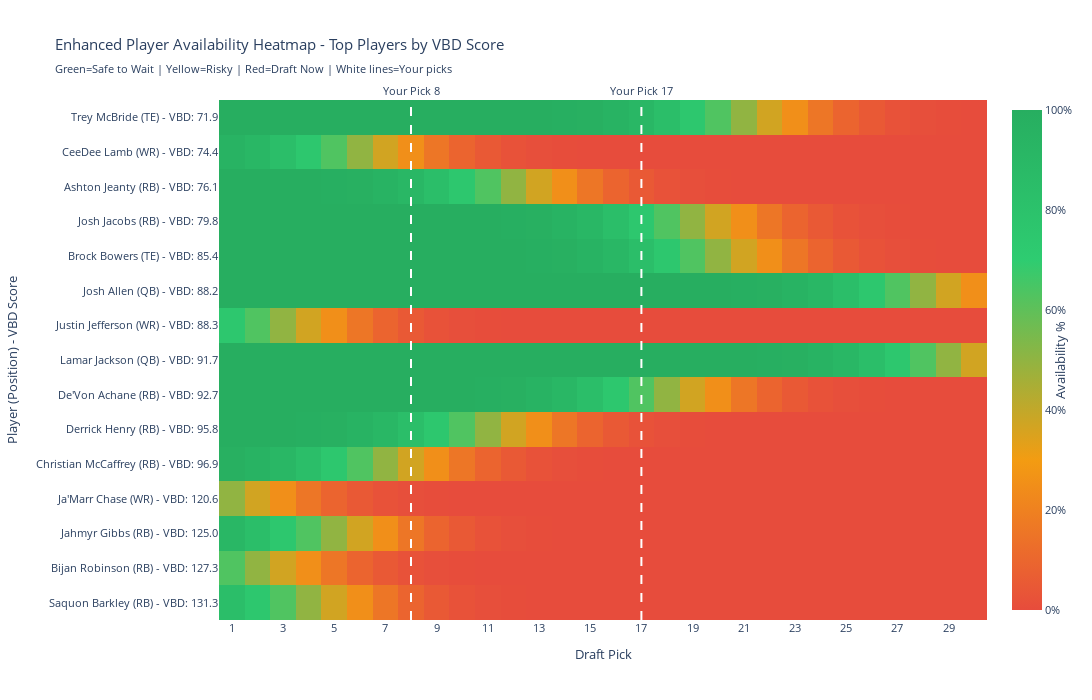
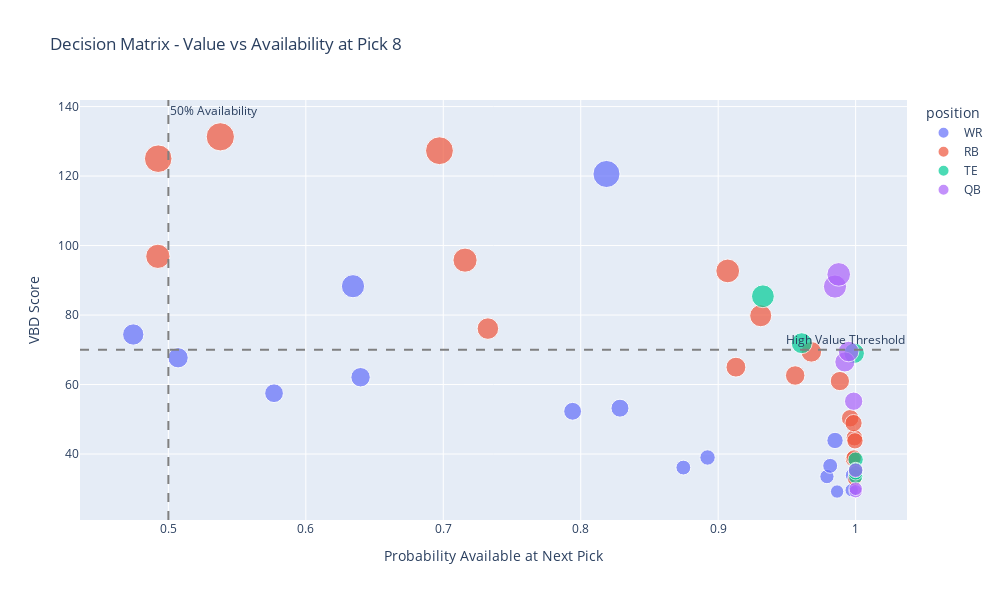

Notebook cell for these charts, in order:
### Code cell
def create_clean_probability_heatmap(enhanced_df, top_n=15, max_pick=30):
    """Create an enhanced heatmap showing availability probabilities across draft picks with user draft positions highlighted"""
    import plotly.graph_objects as go
    import plotly.express as px
    
    # User's draft picks
    user_picks = [8, 17, 32, 41, 56, 65, 80, 89]
    
    # Get top players by VBD score or ranking
    sort_col = 'vbd_score' if 'vbd_score' in enhanced_df.columns else 'salary_value'
    top_players = enhanced_df.nlargest(top_n, sort_col)
    
    # Create probability matrix for picks 1 through max_pick
    picks = list(range(1, max_pick + 1))
    
    # Enhanced player labels with position and VBD score
    player_labels = []
    for _, player in top_players.iterrows():
        position = player.get('position', 'N/A')
        vbd_score = player.get('vbd_score', player.get('salary_value', 0))
        player_name = player['player_name']
        label = f"{player_name} ({position}) - VBD: {vbd_score:.1f}"
        player_labels.append(label)
    
    # Calculate availability probability for each player at each pick
    prob_matrix = []
    hover_text = []
    for i, (_, player) in enumerate(top_players.iterrows()):
        player_rank = player.get('espn_rank', player.get('overall_rank', 1))
        row_probs = []
        row_hover = []
        for pick in picks:
            # Use normal distribution for availability probability
            prob = 1 - stats.norm.cdf(pick, loc=player_rank, scale=3)
            prob = max(0, min(1, prob))
            prob_pct = prob * 100
            row_probs.append(prob_pct)
            
            # Create decision guidance for hover
            if prob > 0.7:
                guidance = "SAFE"
            elif prob > 0.3:
                guidance = "RISKY" 
            else:
                guidance = "DRAFT NOW"
            
            hover_info = f"<b>{player['player_name']}</b><br>Pick {pick}: {prob_pct:.1f}% available<br>{guidance}<extra></extra>"
            row_hover.append(hover_info)
        
        prob_matrix.append(row_probs)
        hover_text.append(row_hover)
    
    # Create heatmap with improved color scheme
    fig = go.Figure(data=go.Heatmap(
        z=prob_matrix,
        x=picks,
        y=player_labels,
        colorscale=[
            [0.0, '#e74c3c'],    # Red for low availability (<30%)
            [0.3, '#f39c12'],    # Yellow for risky (30-70%)
            [0.7, '#2ecc71'],    # Green for safe (>70%)
            [1.0, '#27ae60']     # Dark green for very safe
        ],
        colorbar=dict(
            title=dict(text="Availability %", side="right"),
            tickmode="linear",
            tick0=0,
            dtick=20,
            ticksuffix='%'
        ),
        hovertemplate='%{text}',
        text=hover_text
    ))
    
    # Add vertical lines for user's draft picks
    for pick in user_picks:
        if pick <= max_pick:
            fig.add_vline(
                x=pick,
                line_dash="dash",
                line_color="white",
                line_width=2,
                annotation_text=f"Your Pick {pick}",
                annotation_position="top"
            )
    
    fig.update_layout(
        title="Enhanced Player Availability Heatmap - Top Players by VBD Score<br><sub>Green=Safe to Wait | Yellow=Risky | Red=Draft Now | White lines=Your picks</sub>",
        xaxis_title="Draft Pick",
        yaxis_title="Player (Position) - VBD Score",
        height=700,
        width=1200,
        font=dict(size=11),
        xaxis=dict(
            tickmode='linear',
            tick0=1,
            dtick=2,
            range=[0.5, max_pick + 0.5]
        )
    )
    
    fig.show()
    return fig

def create_decision_matrix(enhanced_df, my_next_pick=8):
    """Create a decision matrix visualization"""
    import plotly.express as px
    
    # Filter to players with meaningful VBD scores
    vbd_col = 'vbd_score' if 'vbd_score' in enhanced_df.columns else 'salary_value'
    prob_col = 'prob_available_at_next' if 'prob_available_at_next' in enhanced_df.columns else 'prob_at_next_pick'
    
    decision_df = enhanced_df[enhanced_df[vbd_col] > 0].copy()
    
    # Create scatter plot
    fig = px.scatter(
        decision_df,
        x=prob_col,
        y=vbd_col,
        color='position',
        size=vbd_col,
        hover_data=['player_name', 'team'],
        title=f"Decision Matrix - Value vs Availability at Pick {my_next_pick}",
        labels={
            prob_col: "Probability Available at Next Pick",
            vbd_col: "VBD Score"
        }
    )
    
    # Add quadrant lines
    fig.add_hline(y=70, line_dash="dash", line_color="gray", annotation_text="High Value Threshold")
    fig.add_vline(x=0.5, line_dash="dash", line_color="gray", annotation_text="50% Availability")
    
    fig.update_layout(height=600, width=1000)
    fig.show()
    return fig

# Create the improved visualizations
try:
    if 'viz_df' in globals() and viz_df is not None:
        print("🎨 CREATING ENHANCED HEATMAP WITH ALL IMPROVEMENTS")
        clean_heatmap = create_clean_probability_heatmap(viz_df, top_n=15, max_pick=30)
        
        print("\n📊 CREATING DECISION MATRIX")
        decision_matrix = create_decision_matrix(viz_df, my_next_pick=8)
        
    else:
        print("❌ ERROR: No visualization data available")
        print("Please run the data setup cells first")
        
except Exception as e:
    print(f"❌ Error creating clean visualizations: {e}")
    print("Please ensure the data preparation cells have been run successfully")

### Figure 1 — Plotly figure (JSON) as saved in the notebook; plotly's stock layout.template omitted (floating-point values rounded to 4 significant figures; data arrays with more than 128 entries replaced by an {"elided": "..."} marker saying what was removed)
{"data": [{"colorbar": {"dtick": 20, "tick0": 0, "tickmode": "linear", "ticksuffix": "%", "title": {"side": "right", "text": "Availability %"}}, "colorscale": [[0, "#e74c3c"], [0.3, "#f39c12"], [0.7, "#2ecc71"], [1, "#27ae60"]], "hovertemplate": "%{text}", "text": {"elided": "15x30 str values"}, "type": "heatmap", "x": [1, 2, 3, 4, 5, 6, 7, 8, 9, 10, 11, 12, 13, 14, 15, 16, 17, 18, 19, 20, 21, 22, 23, 24, 25, 26, 27, 28, 29, 30], "y": ["Saquon Barkley (RB) - VBD: 131.3", "Bijan Robinson (RB) - VBD: 127.3", "Jahmyr Gibbs (RB) - VBD: 125.0", "Ja'Marr Chase (WR) - VBD: 120.6", "Christian McCaffrey (RB) - VBD: 96.9", "Derrick Henry (RB) - VBD: 95.8", "De'Von Achane (RB) - VBD: 92.7", "Lamar Jackson (QB) - VBD: 91.7", "Justin Jefferson (WR) - VBD: 88.3", "Josh Allen (QB) - VBD: 88.2", "Brock Bowers (TE) - VBD: 85.4", "Josh Jacobs (RB) - VBD: 79.8", "Ashton Jeanty (RB) - VBD: 76.1", "CeeDee Lamb (WR) - VBD: 74.4", "Trey McBride (TE) - VBD: 71.9"], "z": {"elided": "15x30 float values"}}], "layout": {"annotations": [{"showarrow": false, "text": "Your Pick 8", "x": 8, "xanchor": "center", "xref": "x", "y": 1, "yanchor": "bottom", "yref": "y domain"}, {"showarrow": false, "text": "Your Pick 17", "x": 17, "xanchor": "center", "xref": "x", "y": 1, "yanchor": "bottom", "yref": "y domain"}], "font": {"size": 11}, "height": 700, "shapes": [{"line": {"color": "white", "dash": "dash", "width": 2}, "type": "line", "x0": 8, "x1": 8, "xref": "x", "y0": 0, "y1": 1, "yref": "y domain"}, {"line": {"color": "white", "dash": "dash", "width": 2}, "type": "line", "x0": 17, "x1": 17, "xref": "x", "y0": 0, "y1": 1, "yref": "y domain"}], "title": {"text": "Enhanced Player Availability Heatmap - Top Players by VBD Score<br><sub>Green=Safe to Wait | Yellow=Risky | Red=Draft Now | White lines=Your picks</sub>"}, "width": 1200, "xaxis": {"dtick": 2, "range": [0.5, 30.5], "tick0": 1, "tickmode": "linear", "title": {"text": "Draft Pick"}}, "yaxis": {"title": {"text": "Player (Position) - VBD Score"}}}}

### Figure 2 — Plotly figure (JSON) as saved in the notebook; plotly's stock layout.template omitted (floating-point values rounded to 4 significant figures)
{"data": [{"customdata": [["Ja'Marr Chase", "CIN"], ["Justin Jefferson", "MIN"], ["CeeDee Lamb", "DAL"], ["Puka Nacua", "LAR"], ["Malik Nabers", "NYG"], ["Amon-Ra St. Brown", "DET"], ["Nico Collins", "HOU"], ["Brian Thomas Jr.", "JAC"], ["A.J. Brown", "PHI"], ["Drake London", "ATL"], ["Tee Higgins", "CIN"], ["Tyreek Hill", "MIA"], ["Davante Adams", "LAR"], ["Ladd McConkey", "LAC"], ["Terry McLaurin", "WAS"], ["Mike Evans", "TB"]], "hovertemplate": "position=WR<br>Probability Available at Next Pick=%{x}<br>VBD Score=%{marker.size}<br>player_name=%{customdata[0]}<br>team=%{customdata[1]}<extra></extra>", "legendgroup": "WR", "marker": {"color": "#636efa", "size": [120.6, 88.3, 74.4, 67.7, 57.5, 62.1, 52.3, 53.2, 36.1, 39.0, 33.5, 36.6, 29.2, 43.9, 29.6, 33.9], "sizemode": "area", "sizeref": 0.3282, "symbol": "circle"}, "mode": "markers", "name": "WR", "orientation": "v", "showlegend": true, "type": "scatter", "x": [0.8187, 0.6343, 0.4745, 0.5071, 0.5769, 0.6398, 0.7941, 0.8285, 0.8747, 0.8923, 0.9791, 0.9815, 0.9865, 0.985, 0.9971, 0.9977], "xaxis": "x", "y": [120.6, 88.3, 74.4, 67.7, 57.5, 62.1, 52.3, 53.2, 36.1, 39.0, 33.5, 36.6, 29.2, 43.9, 29.6, 33.9], "yaxis": "y"}, {"customdata": [["Bijan Robinson", "ATL"], ["Saquon Barkley", "PHI"], ["Jahmyr Gibbs", "DET"], ["Christian McCaffrey", "SF"], ["Derrick Henry", "BAL"], ["Ashton Jeanty", "LV"], ["Jonathan Taylor", "IND"], ["De'Von Achane", "MIA"], ["Josh Jacobs", "GB"], ["Kyren Williams", "LAR"], ["Bucky Irving", "TB"], ["Chase Brown", "CIN"], ["James Cook", "BUF"], ["Omarion Hampton", "LAC"], ["Kenneth Walker III", "SEA"], ["Chuba Hubbard", "CAR"], ["Alvin Kamara", "NO"], ["James Conner", "ARI"], ["Breece Hall", "NYJ"]], "hovertemplate": "position=RB<br>Probability Available at Next Pick=%{x}<br>VBD Score=%{marker.size}<br>player_name=%{customdata[0]}<br>team=%{customdata[1]}<extra></extra>", "legendgroup": "RB", "marker": {"color": "#EF553B", "size": [127.3, 131.3, 125.0, 96.9, 95.8, 76.1, 65.0, 92.7, 79.8, 69.4, 62.6, 61.0, 50.3, 38.6, 39.0, 32.8, 44.7, 43.8, 48.9], "sizemode": "area", "sizeref": 0.3282, "symbol": "circle"}, "mode": "markers", "name": "RB", "orientation": "v", "showlegend": true, "type": "scatter", "x": [0.6972, 0.5378, 0.4926, 0.4924, 0.7158, 0.7325, 0.9129, 0.9069, 0.9309, 0.9678, 0.956, 0.9885, 0.996, 0.998, 0.9988, 0.9993, 0.9991, 0.9995, 0.9985], "xaxis": "x", "y": [127.3, 131.3, 125.0, 96.9, 95.8, 76.1, 65.0, 92.7, 79.8, 69.4, 62.6, 61.0, 50.3, 38.6, 39.0, 32.8, 44.7, 43.8, 48.9], "yaxis": "y"}, {"customdata": [["Brock Bowers", "LV"], ["Trey McBride", "ARI"], ["George Kittle", "SF"], ["Sam LaPorta", "DET"], ["T.J. Hockenson", "MIN"], ["Mark Andrews", "BAL"], ["Travis Kelce", "KC"]], "hovertemplate": "position=TE<br>Probability Available at Next Pick=%{x}<br>VBD Score=%{marker.size}<br>player_name=%{customdata[0]}<br>team=%{customdata[1]}<extra></extra>", "legendgroup": "TE", "marker": {"color": "#00cc96", "size": [85.4, 71.9, 69.0, 38.4, 33.5, 34.6, 35.5], "sizemode": "area", "sizeref": 0.3282, "symbol": "circle"}, "mode": "markers", "name": "TE", "orientation": "v", "showlegend": true, "type": "scatter", "x": [0.9325, 0.9608, 0.9989, 1.0, 1.0, 1.0, 1.0], "xaxis": "x", "y": [85.4, 71.9, 69.0, 38.4, 33.5, 34.6, 35.5], "yaxis": "y"}, {"customdata": [["Josh Allen", "BUF"], ["Lamar Jackson", "BAL"], ["Jayden Daniels", "WAS"], ["Jalen Hurts", "PHI"], ["Joe Burrow", "CIN"], ["Patrick Mahomes", "KC"], ["Baker Mayfield", "TB"], ["Kyler Murray", "ARI"]], "hovertemplate": "position=QB<br>Probability Available at Next Pick=%{x}<br>VBD Score=%{marker.size}<br>player_name=%{customdata[0]}<br>team=%{customdata[1]}<extra></extra>", "legendgroup": "QB", "marker": {"color": "#ab63fa", "size": [88.2, 91.7, 66.5, 69.5, 55.2, 35.3, 29.3, 30.0], "sizemode": "area", "sizeref": 0.3282, "symbol": "circle"}, "mode": "markers", "name": "QB", "orientation": "v", "showlegend": true, "type": "scatter", "x": [0.985, 0.9877, 0.9921, 0.9949, 0.9985, 1.0, 1.0, 1.0], "xaxis": "x", "y": [88.2, 91.7, 66.5, 69.5, 55.2, 35.3, 29.3, 30.0], "yaxis": "y"}], "layout": {"annotations": [{"showarrow": false, "text": "High Value Threshold", "x": 1, "xanchor": "right", "xref": "x domain", "y": 70, "yanchor": "bottom", "yref": "y"}, {"showarrow": false, "text": "50% Availability", "x": 0.5, "xanchor": "left", "xref": "x", "y": 1, "yanchor": "top", "yref": "y domain"}], "height": 600, "legend": {"itemsizing": "constant", "title": {"text": "position"}, "tracegroupgap": 0}, "shapes": [{"line": {"color": "gray", "dash": "dash"}, "type": "line", "x0": 0, "x1": 1, "xref": "x domain", "y0": 70, "y1": 70, "yref": "y"}, {"line": {"color": "gray", "dash": "dash"}, "type": "line", "x0": 0.5, "x1": 0.5, "xref": "x", "y0": 0, "y1": 1, "yref": "y domain"}], "title": {"text": "Decision Matrix - Value vs Availability at Pick 8"}, "width": 1000, "xaxis": {"anchor": "y", "domain": [0, 1], "title": {"text": "Probability Available at Next Pick"}}, "yaxis": {"anchor": "x", "domain": [0, 1], "title": {"text": "VBD Score"}}}}
